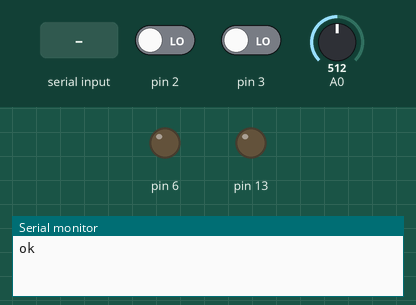
The sketch below on a simulated Arduino Uno, built with avr-gcc and run on an emulated ATmega328P. Parts: output pins drawn as LEDs (lit = HIGH), the last lines printed to the serial monitor. Inputs (shaded band) come from the test bench; at power-on: pin 2 LOW, pin 3 LOW, A0 = 512.

Above: at 1.2 s.
1.3 s: "a90\n" received over the second serial link
At 2.3 s:
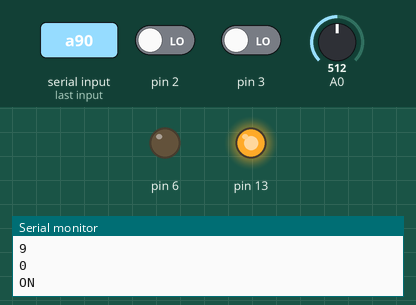
2.8 s: "p,45\n" received over the second serial link
At 3.5 s:
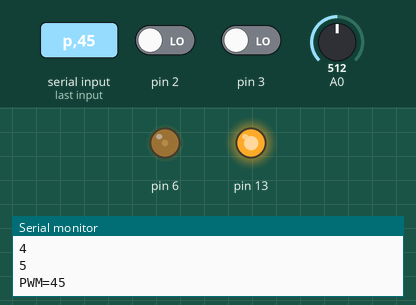
4.3 s: "s90\n" received over the second serial link
At 4.6 s:
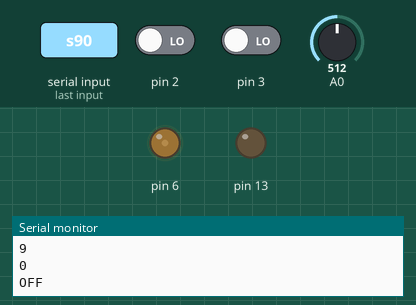
5.8 s: "a,45\n" received over the second serial link
At 7.0 s:
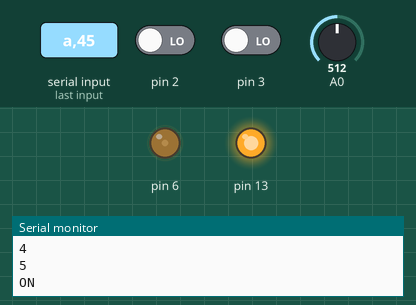
7.3 s: "s,45\n" received over the second serial link
At 8.1 s:
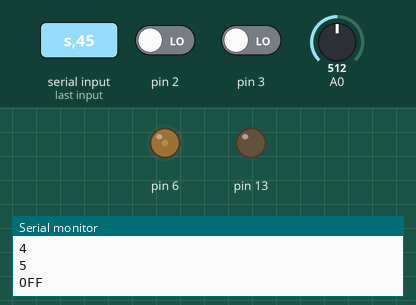
Timing chart, 0 to 9.8 s (numbered marks = the images above; inputs shaded):
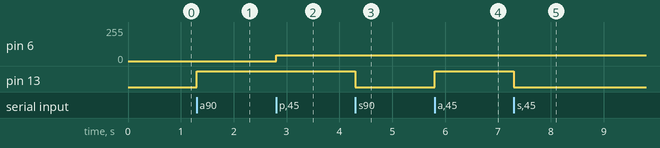

Measured:
- after the input at 1.3 s, pin 13: LOW → HIGH at once
- after the input at 2.8 s, pin 6: 0/255 → 45/255 at once
- after the input at 4.3 s, pin 13: HIGH → LOW at once
- after the input at 5.8 s, pin 13: LOW → HIGH at once
- after the input at 7.3 s, pin 13: HIGH → LOW at once

The sketch:

bt_analog.ino
```cpp
#include <SoftwareSerial.h>
SoftwareSerial SSerial(7, 8);

void setup() {
  Serial.begin(9600);
  Serial.println("ok");
  SSerial.begin(9600);

  pinMode(13, OUTPUT);
  pinMode(2, INPUT);
  pinMode(3, INPUT);
}

String str = "";
unsigned long t1;

void loop() {
  if (SSerial.available()) {
    char ch = SSerial.read();
    Serial.println(ch);
    if ( (ch == '\n') || (ch == '\r') ) {
      cmd(str);
      str = "";
    } else {
      str += ch;
    }
  }

  if ( digitalRead(2) ) {
    SSerial.println("bton");
    delay(300);
  }
  if ( digitalRead(3) ) {
    SSerial.println("btoff");
    delay(300);
  }

  if ((millis() - t1) > 300) {
    String sensor = String(analogRead(A0));
    SSerial.println(sensor);
    t1 = millis();
  }
}

void cmd(String str) {
  char c = str.charAt(0);
  if (c == 'a') {
    Serial.println("ON");
    digitalWrite(13, HIGH);
  } else if (c == 's') {
    Serial.println("OFF");
    digitalWrite(13, LOW);
  } else if (c == 'p') {
    String n = str.substring(2);
    int pwm = (int)n.toInt();
    Serial.print("PWM=");
    Serial.println(pwm);
    analogWrite(6, pwm);
  }
}
```
